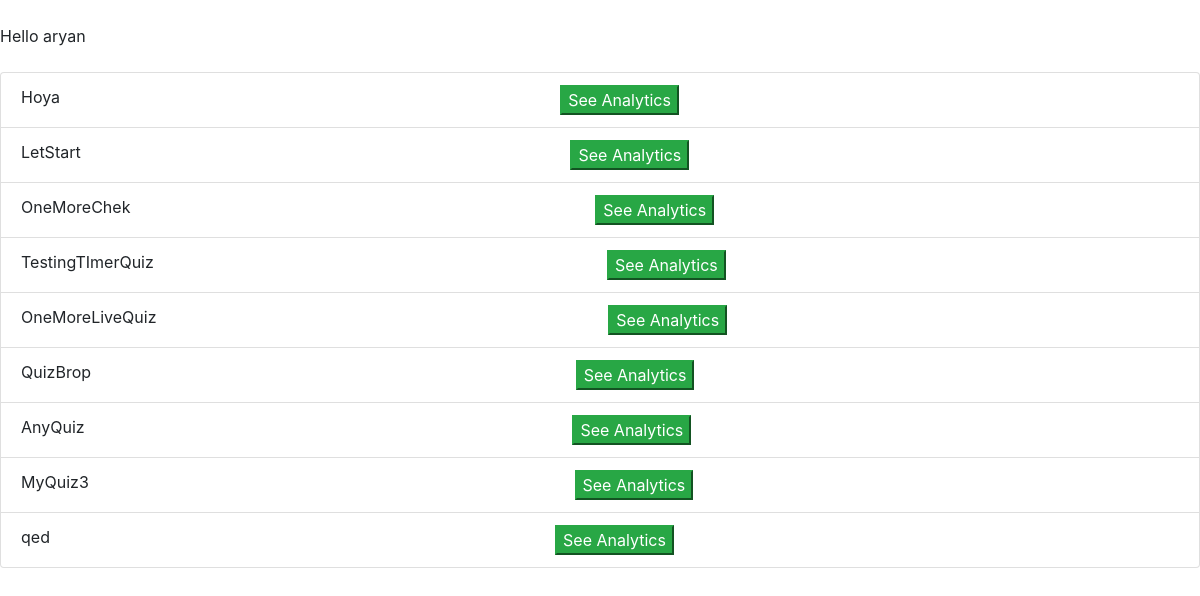
Page /completed/ (signed in) on the earlier database version.
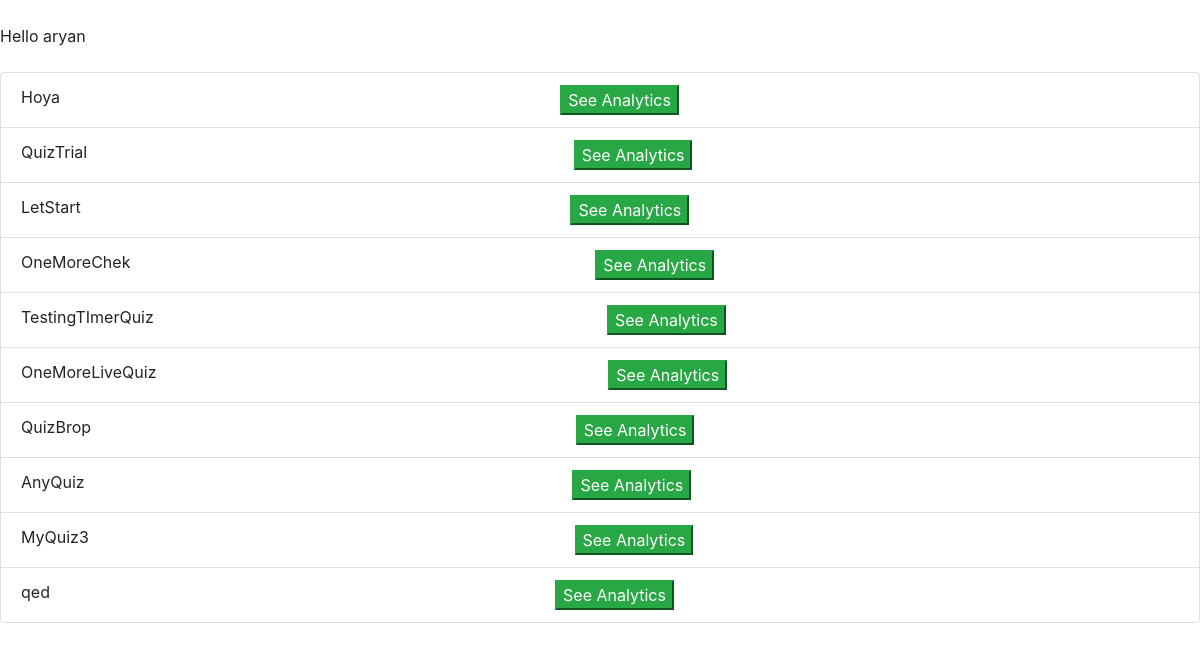
Same page on the later database version.
### quizer/models.py (models this page shows)
class Quiz(models.Model):
    admin = models.ForeignKey(User, on_delete=models.CASCADE)
    quiz_name = models.CharField(max_length=50)  # Quiz Name
    quiz_instructions=models.CharField(max_length=1000,default="")
    start_time = models.DateTimeField()  # Quiz Start Time
    end_time = models.DateTimeField()  # Quiz End Time
    randomizer=models.BooleanField(default=True)
    one_question_per_page=models.BooleanField(default=True)
    resume_later=models.BooleanField(default=False)
    email_result_creator=models.BooleanField(default=False)
    email_result_testtaker=models.BooleanField(default=False)
    show_score_after_test=models.BooleanField(default=False)
    reveal_answers_after_test=models.BooleanField(default=False)
    view_after_test=models.BooleanField(default=False)
    strict_mode=models.BooleanField(default=False)
    camera_mode=models.BooleanField(default=False)
    record_responses=models.BooleanField(default=False)
    expired=models.BooleanField(default=False)

### quizer/views.py (the view)
# urls.py: path('completed/',SeeCompletedQuiz,name='completed-quizes'),
@login_required(login_url='/accounts/login/')
def SeeCompletedQuiz(request):
    obj = Quiz.objects.filter(
        end_time__lt=timezone.now(), admin=request.user).order_by('-end_time')
    print(obj)
    return render(request, 'completed_quiz.html', {"list": obj})
    pass

### quizer/templates/completed_quiz.html (shortened to what this page needs)
<html>
<head>
<link rel="stylesheet" href="https://stackpath.bootstrapcdn.com/bootstrap/4.3.1/css/bootstrap.min.css">
<head>
<body>
<br>
Hello {{request.user}}
<br>
<br>
<ul class="list-group">
{% for x in list %}
<li class="list-group-item d-flex justify-content-between">
{{x.quiz_name}}
<button class="btn-success" onclick="location.href='/analytics/{{x.id}}';">See Analytics</button>
<br>
</li>
{% endfor %}
</ul>
<body>
<html>

Differences in the rows shown:
added Quiz: quiz_name "QuizTrial"
